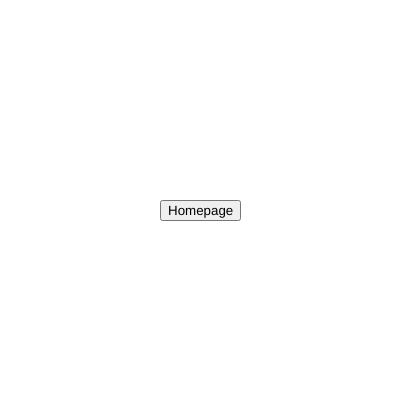
Frame 1 (no input)
Frame 60 (no input): identical to frame 1, image omitted
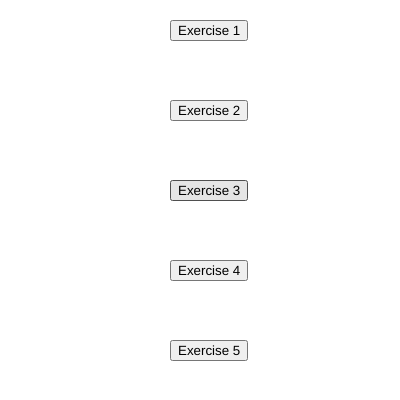
Frame 120 (the mouse pressed at the canvas centre since frame 60)

The p5.js sketch that drew these frames (run headless with seeded random() and noise() and a simulated clock; from frame 60 on, the mouse is pressed at the canvas centre):

// p5.js sketch
// ── sketch.js

  let enter;

  let back;
  let backagain;

  let ex1;
  let ex2;
  let ex3;
  let ex4;
  let ex5;

  let words;

function setup() {
  createCanvas(400, 400);
  
  enter = createButton("Homepage");
  enter.position(160, 200);
  enter.mousePressed(home);
  
  back = createButton("Back");
  back.hide();
  
  backagain = createButton("Back");
  backagain.hide();
  
  ex1 = createButton("Exercise 1");
  ex1.hide();
  ex2 = createButton("Exercise 2");
  ex2.hide();
  ex3 = createButton("Exercise 3");
  ex3.hide();
  ex4 = createButton("Exercise 4");
  ex4.hide();
  ex5 = createButton("Exercise 5");
  ex5.hide();
}

function draw() {
  back.mousePressed(backPressed);
  
  backagain.mousePressed(backToExercises);
  
  ex1.mousePressed(exerciseOne);
  ex2.mousePressed(exerciseTwo);
  ex3.mousePressed(exerciseThree);
  ex4.mousePressed(exerciseFour);
  ex5.mousePressed(exerciseFive);
  
  // Switch statements
}

function home()
{
  createCanvas(400, 400);
  enter.hide(); 
  ex1.show();
  ex1.position(170, 20);
  ex2.show();
  ex2.position(170, 100);
  ex3.show();
  ex3.position(170, 180);
  ex4.show();
  ex4.position(170, 260);
  ex5.show();
  ex5.position(170, 340);
  
  back.show();
  backagain.hide();
}

function hideExercises()
{
  ex1.hide();
  ex2.hide();
  ex3.hide();
  ex4.hide();
  ex5.hide();
}

function backPressed()
{
  createCanvas(400, 400);
  hideExercises();
  enter.show();
  back.hide();
}

function backToExercises()
{
  createCanvas(400, 400)
  home();
}

function exerciseOne()
{
  words = ""
  textSize(20);
  t = text("Exercise 1!", 200, 220);
  hideExercises();
  back.hide();
  backagain.show();
}

function exerciseTwo()
{
  textSize(20);
  t = text("Exercise 2!", 200, 220);
  hideExercises();
  back.hide();
  backagain.show();
}

function exerciseThree()
{
  textSize(20);
  t = text("Exercise 3!", 200, 220);
  hideExercises();
  back.hide();
  backagain.show();
}

function exerciseFour()
{
  textSize(20);
  t = text("Exercise 4!", 200, 220);
  hideExercises();
  back.hide();
  backagain.show();
}

function exerciseFive()
{
  textSize(20);
  t = text("Exercise 5!", 200, 220);
  hideExercises();
  back.hide();
  backagain.show();
}
